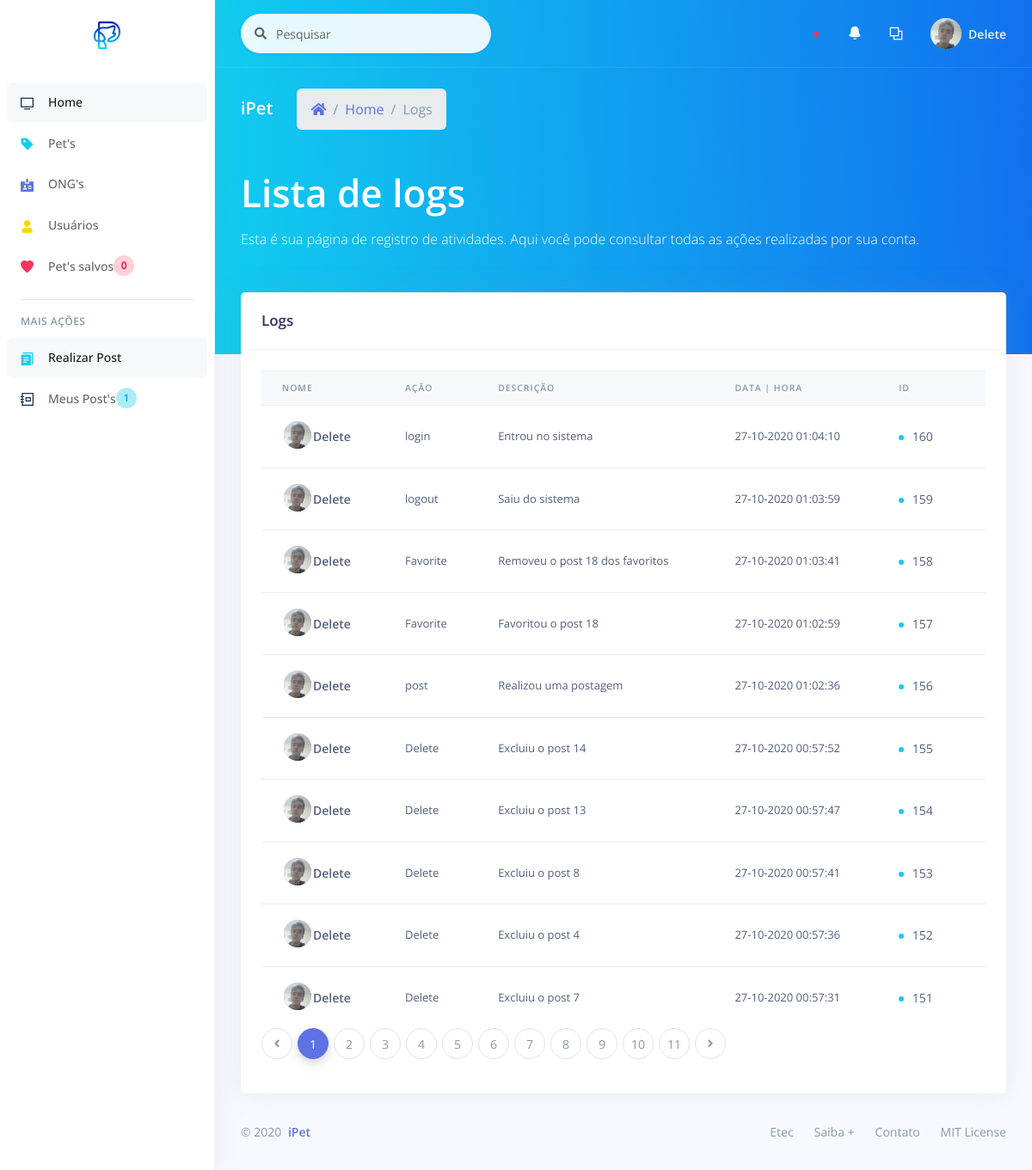
Screenshot of /_site/_user/list/list_log.php (signed in) with the database file from the repository.
### tables this page shows
CREATE TABLE `log` (
  `id_log` int(11) NOT NULL,
  `description` varchar(200) NOT NULL,
  `action` varchar(50) NOT NULL,
  `user_id` int(11) NOT NULL,
  `user_name` varchar(200) NOT NULL,
  `user_doc` varchar(11) NOT NULL,
  `created_at` varchar(50) NOT NULL
);

### _site/_user/list/list_log.php (the view, shortened to what this page needs)
<?php
include_once('../../controller/connect.php');
?>
<!DOCTYPE html>
<html>
<head>
  <?php
    include_once "../../assets/components/styles.php";
  ?>
</head>
<body>
  <?php
    include_once "../components/sidenav.php";
  ?>
  <div class="main-content" id="panel">
    <?php
      include_once "../components/top_nav.php";
    ?>
    <div class="header bg-gradient-info pb-6">
      <div class="container-fluid">
        <div class="header-body">
          <div class="row align-items-center py-4">
            <div class="col-lg-6 col-7">
              <h6 class="h2 text-white d-inline-block mb-0">iPet</h6>
              <nav aria-label="breadcrumb" class="d-none d-md-inline-block ml-md-4">
                <ol class="breadcrumb breadcrumb-links breadcrumb-dark">
                  <li class="breadcrumb-item"><a href="#"><i class="fas fa-home"></i></a></li>
                  <li class="breadcrumb-item"><a href="../home.php">Home</a></li>
                  <li class="breadcrumb-item active" aria-current="page">Logs</li>
                </ol>
              </nav>
            </div>
          </div>
          <div class="row">
            <div class="col">
            <h1 class="display-2 text-white">Lista de logs</h1>
            <p class="text-white mt-0 mb-5">Esta é sua página de registro de atividades. Aqui você pode consultar todas as ações realizadas por sua conta.</p>
            </div>
          </div>
        </div>
      </div>
    </div>
    <div class="container-fluid mt--6">
      <div class="row">
        <div class="col-xl-12 order-xl-1">
          <div class="card">
            <div class="card-header">
              <div class="row align-items-center">
                <div class="col-8">
                  <h3 class="mb-0">Logs</h3>
                </div>
              </div>
            </div>
            <div class="card-body">
              <div class="table-responsive">
                <div>
                <?php
                  $num_page_itens = 10;
                  $page = (isset($_GET['page']))? $_GET['page'] : 1;
                  $id = $_SESSION['user_id'];
                  $sql_num_log = "SELECT * FROM log WHERE user_id = '$id'";
                  $res_num_log = mysqli_query($con, $sql_num_log);
                  $init = ($num_page_itens*$page)-$num_page_itens;
                  $sql_log = "SELECT * FROM log WHERE user_id = '$id' ORDER BY id_log DESC LIMIT $init, $num_page_itens";
                  $res_log = mysqli_query($con, $sql_log);
                  $array_log = mysqli_fetch_assoc($res_log);
                  $quanty_logs = mysqli_num_rows($res_num_log);
                  $num_pages = ceil($quanty_logs/$num_page_itens);
                  $profile_image =  $_SESSION['profile_image'];
                ?>
                  <table class="table align-items-center">
                    <thead class="thead-light">
                      <tr>
                        <th scope="col" class="sort" data-sort="name">Nome</th>
                        <th scope="col" class="sort" data-sort="budget">Ação</th>
                        <th scope="col" class="sort" data-sort="status">Descrição</th>
                        <th scope="col" class="sort" data-sort="completion">Data | Hora</th>
                        <th scope="col">ID</th>
                      </tr>
                    </thead>
                    <tbody class="list">
                    <?php
                    do{
                    ?>
                    <tr>
                      <th scope="row">
                        <div class="media align-items-center">
                          <div class="avatar-group">
                            <a href="#" class="avatar avatar-sm rounded-circle" data-toggle="tooltip" data-original-title="<?= $array_log['user_name']; ?>">
                              <img alt="Image placeholder" src="<?= PUBLICO . 'img/users/' . $profile_image; ?>">
                            </a>
                          </div>
                          <div class="media-body">
                            <span class="name mb-0 text-sm"><?= $array_log['user_name']; ?></span>
                          </div>
                        </div>
                      </th>
                      <td class="budget">
                      <?= $array_log['action']; ?>
                      </td>
                      <td>
                      <?= $array_log['description']; ?>
                      </td>
                      <td>
                      <?= $array_log['created_at']; ?>
                      </td>
                      <td>
                        <span class="badge badge-dot mr-4">
                          <i class="bg-info"></i>
                          <span class="status"><?= $array_log['id_log']; ?></span>
                        </span>
                      </td>
                    </tr>
                    <?php
                    } while($array_log = mysqli_fetch_assoc($res_log));
                    ?>
                    </tbody>
                  </table>
                </div>
              </div>
              <nav aria-label="...">
                    <ul class="pagination">
                      <li class="page-item">
                        <a class="page-link" href="list_log.php?page=<?php if($page==1){ echo 1;}else{echo $page-1;};?>" tabindex="-1">
                          <i class="fa fa-angle-left"></i>
                        </a>
                      </li>
                      <?php
                        for($i=1;$i<$num_pages+1;$i++){
                          $current = "";
                          if($page == $i){
                            $current = "active";
                          }
                      ?>
                      <li class="page-item <?= $current; ?>"><a class="page-link" href="list_log.php?page=<?= $i; ?>"><?= $i; ?></a></li>
                      <?php }?>
                      <li class="page-item">
                        <a class="page-link" href="list_log.php?page=<?php if($page<$num_pages){ echo $page+1;}else{echo $page;};?>">
                          <i class="fa fa-angle-right"></i>
                        </a>
                      </li>
                    </ul>
              </nav>
            </div>
          </div>
        </div>
      </div>
      <?php
        include_once "../../assets/components/footer.php";
      ?>
    </div>
  </div>
</body>
</html>

### rows the page displays
log: user_name "Delete", action "login", description "Entrou no sistema", created_at "27-10-2020 01:04:10", id_log "160"
log: user_name "Delete", action "logout", description "Saiu do sistema", created_at "27-10-2020 01:03:59", id_log "159"
log: user_name "Delete", action "Favorite", description "Removeu o post 18 dos favoritos", created_at "27-10-2020 01:03:41", id_log "158"
log: user_name "Delete", action "Favorite", description "Favoritou o post 18", created_at "27-10-2020 01:02:59", id_log "157"
log: user_name "Delete", action "post", description "Realizou uma postagem", created_at "27-10-2020 01:02:36", id_log "156"
log: user_name "Delete", action "Delete", description "Excluiu o post 14", created_at "27-10-2020 00:57:52", id_log "155"
log: user_name "Delete", action "Delete", description "Excluiu o post 13", created_at "27-10-2020 00:57:47", id_log "154"
log: user_name "Delete", action "Delete", description "Excluiu o post 8", created_at "27-10-2020 00:57:41", id_log "153"
log: user_name "Delete", action "Delete", description "Excluiu o post 4", created_at "27-10-2020 00:57:36", id_log "152"
log: user_name "Delete", action "Delete", description "Excluiu o post 7", created_at "27-10-2020 00:57:31", id_log "151"

### other values shown
$count_favorite "0"
$count_post "1"
$_SESSION['name'] "Delete"
